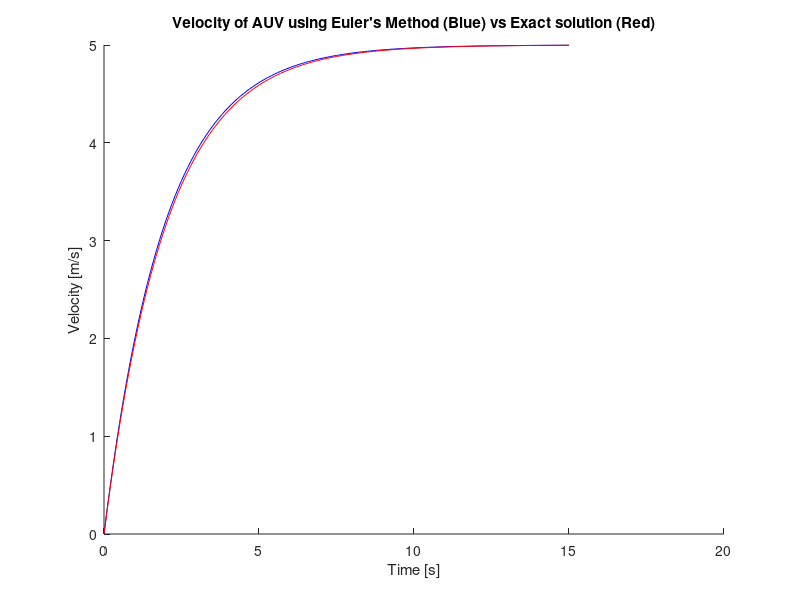

Source code (MATLAB):
% Euler's method for AUV 
% Define values
u = 500; % [N]
m = 200; % [kg]
k = 100; % [kg/s]
h = 0.1; % time step
t = 0:h:15; % range of t from t = 0 to t = 15
v = zeros(size(t));
v(1) = 0; % v(0)

% Iterate over all values of t
for n = 1:numel(t) - 1

    % Define function
    v_dot = u/m - (k/m) * v(n);
    
    % Find next v value
    v(n + 1) = v(n) + h * v_dot;
   
end

% Plot velocity
hold on;
plot(t, v, "b-")

% Plot the exact solution
v_exact = exp((-(k/m) * t)) * (v(1) - (u/k)) + (u/k);

plot(t, v_exact, "r-")
xlabel('Time [s]')
ylabel('Velocity [m/s]')
title('Velocity of AUV using Euler''s Method (Blue) vs Exact solution (Red)')
hold off;